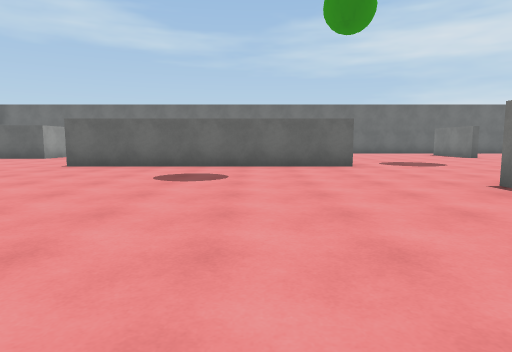
View 1 (above)

16 first-person views from a walk through a scene from a Unity 3-D project. The camera is 1.2 m above the floor, tilts 6° down and sees 75° across. The floor is counted in squares, 2 m on a side. Each view is taken from the middle of a square. On the plan, view 1 faces up. The plan holds only what a view shows up to about 10 squares ahead; the rest is blank. The place goes on beyond the plan. Surface patterns are stand-ins for the level's own textures.

View 2
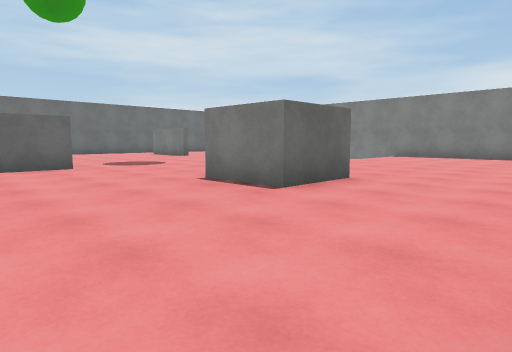

View 3
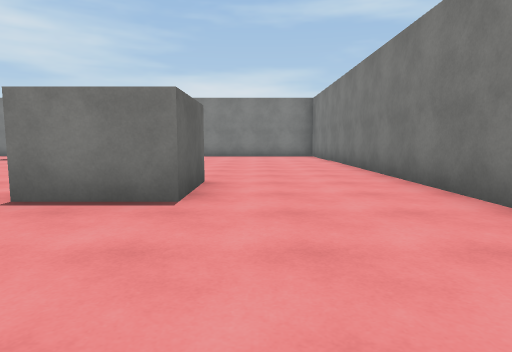

View 4
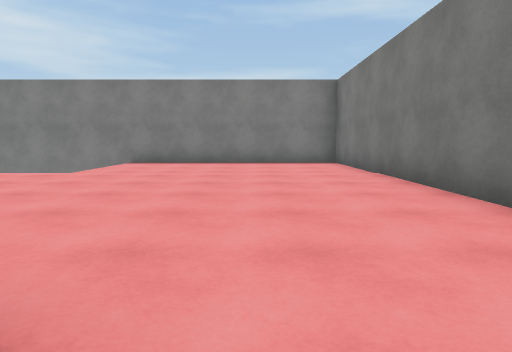

View 5
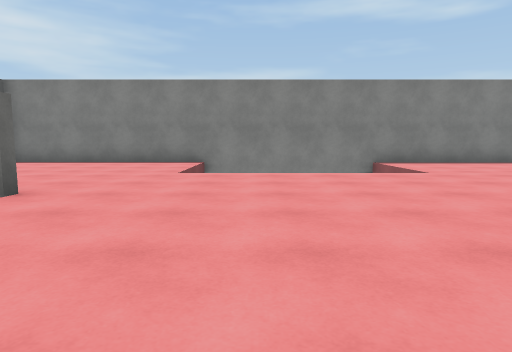

View 6
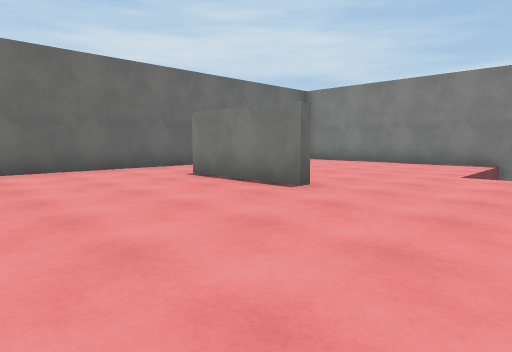

View 7
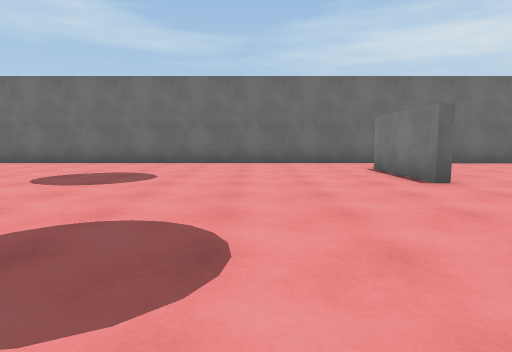

View 8
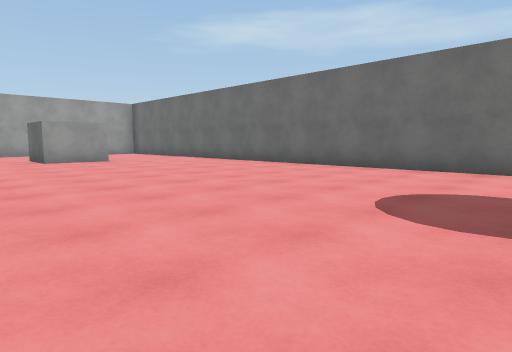

View 9
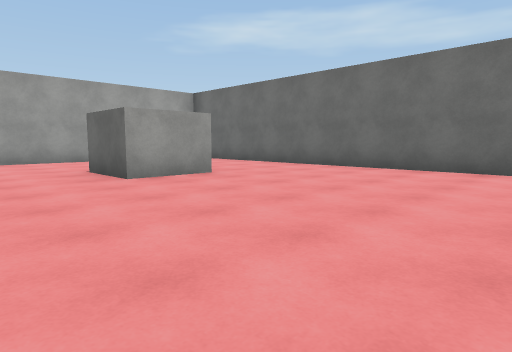

View 10
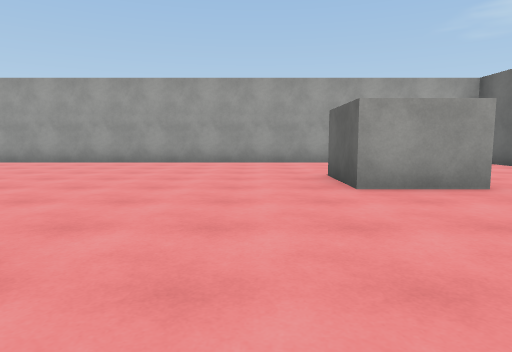

View 11
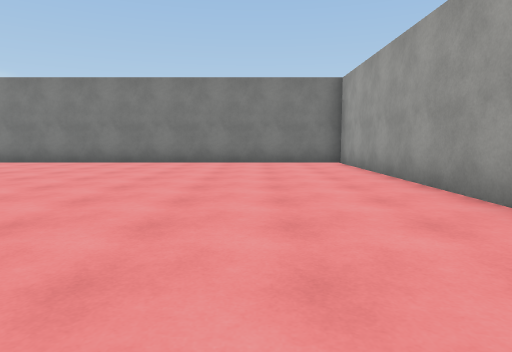

View 12
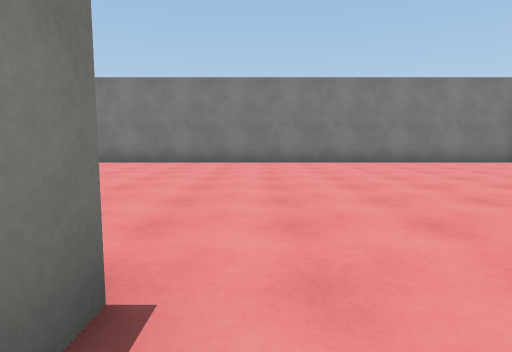

View 13
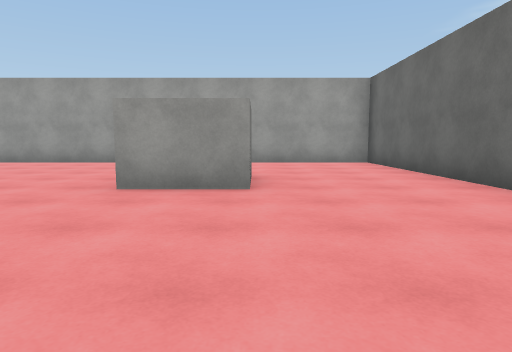

View 14
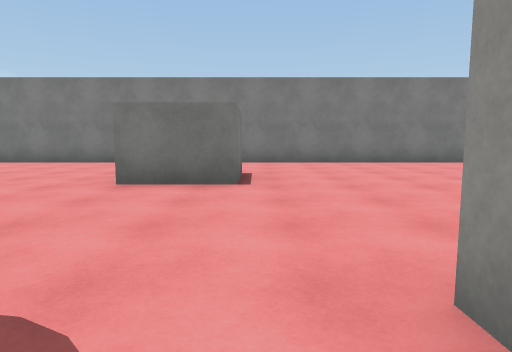

View 15
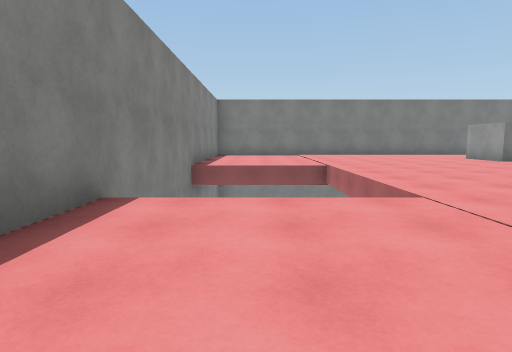

View 16
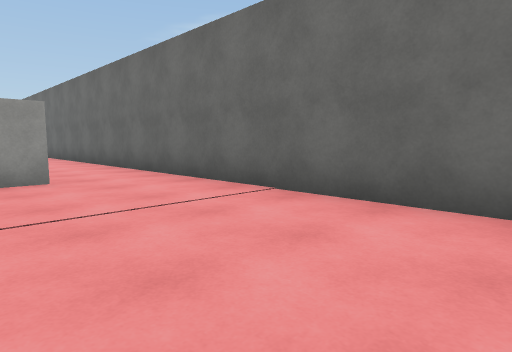

### Floor plan
Points are (right, up) in squares from view 1. A wall is a line through its corners. A room is listed if a view was taken in it or the views show most of it. See-through windows are left out.
Room 1 (views 1, 2, 3, 4, 5, 6, 7, 8, 9, 10, 11, 12, 13, 14, 15, 16)
walls: (2.4, 7.8) (-4.4, 7.8) (-4.4, 8.4); (5, 2.8) (3.3, 2.8) (3.3, 4.4) (4.9, 4.4) (4.9, 3.9); (7.6, 11.6) (7.6, 14.3); (-8.4, 12.9) (-7.1, 12.9) (-7.1, 11.3) (-8.9, 11.3); (7.8, 14.3) (7.8, 13.6); (12.6, 16.1) (-12.4, 16.1) (-12.4, -0.3) (13.6, -0.3) (13.6, 16)

Positions as (right, up) in squares from view 1, and headings:
1: (0, 0), facing up
2: (0, 0), facing up-right
3: (0, 2), facing right
4: (4, 2), facing right
5: (4, 9), facing right
6: (4, 9), facing up-right
7: (5, 7), facing up
8: (3, 9), facing up-left
9: (-2, 9), facing up-left
10: (-3, 10), facing left
11: (-10, 9), facing down
12: (-5, 9), facing down
13: (-3, 13), facing left
14: (3, 9), facing down
15: (12, 14), facing down
16: (13, 13), facing up-left
